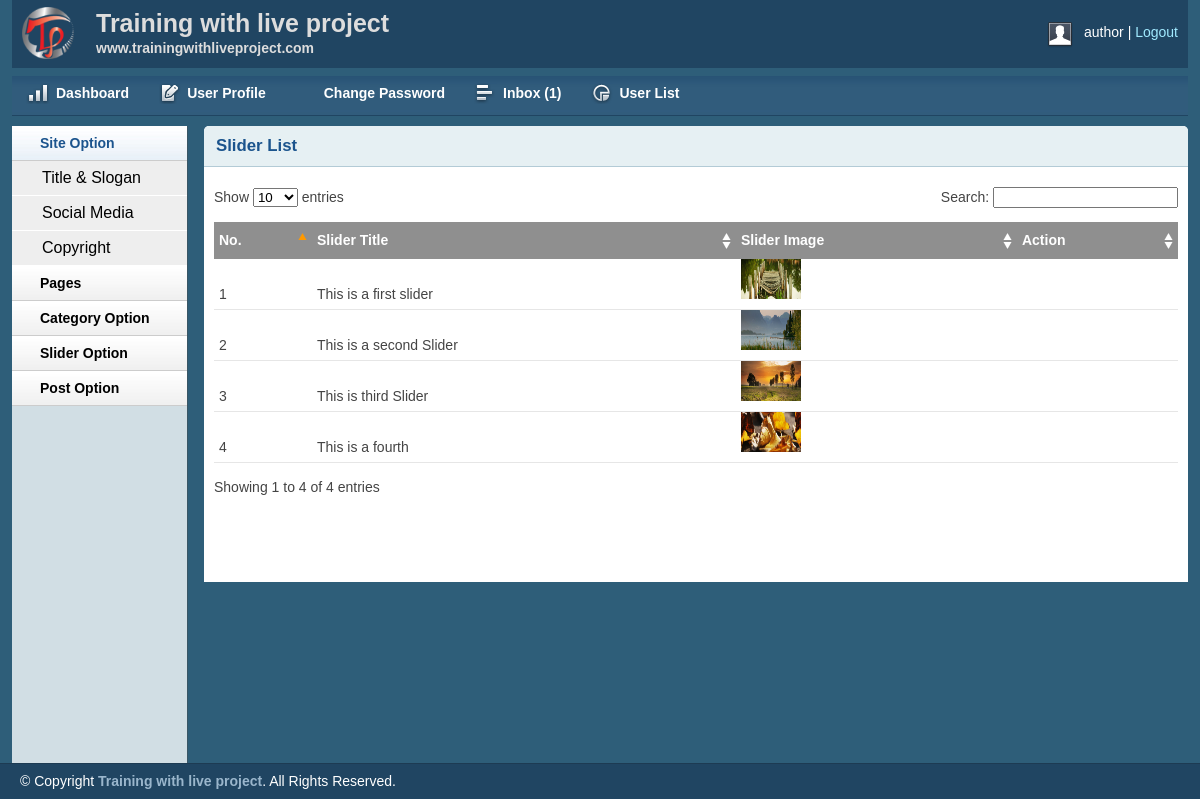
Screenshot of /admin/sliderlist.php (signed in) with the database file from the repository.
### tables this page shows
CREATE TABLE `tbl_slider` (
  `id` int(11) NOT NULL,
  `title` varchar(255) NOT NULL,
  `image` varchar(255) NOT NULL
);

### lib/Database.php (called while the page is built, shortened)
<?php
Class Database{
	public $host   = DB_HOST;
	public $user   = DB_USER;
	public $pass   = DB_PASS;
	public $dbname = DB_NAME;
	public $link;
	private function connectDB(){
	$this->link = new mysqli($this->host, $this->user, $this->pass, $this->dbname);
 }
	public function select($query){
		$result = $this->link->query($query) or die($this->link->error.__LINE__);
		if($result->num_rows > 0){
			return $result;
		} else {
			return false;
		}
	}
}

### admin/sliderlist.php (the view, shortened to what this page needs)
<?php include 'inc/header.php'; ?>
<?php include 'inc/sidebar.php'; ?>
<div class="grid_10">
<div class="box round first grid">
	<h2>Slider List</h2>
	<div class="block">
		<table class="data display datatable" id="example">
		<thead>
			<tr>
                <th>No.</th>
				<th>Slider Title</th>
				<th>Slider Image</th>
				<th>Action</th>
			</tr>
		</thead>
		<tbody>
        <?php
            $query = "SELECT * FROM tbl_slider";
                    $slider = $db->select($query);
                    if ($slider) {
                        $i= 0;
                        while ($result = $slider->fetch_assoc()) {
                            $i++;
        ?>
			<tr class="odd gradeX">
				<td><?php echo $i; ?></td>
				<td><?php echo $result['title'];?> </a></td>
				<td><img src="<?php echo $result['image'];?>" height="40px" width="60px"></td>
				<td>
                </td>
			</tr>
        <?php   } }?>
		</tbody>
	</table>
   </div>
</div>
</div>
<?php include 'inc/footer.php'; ?>

### admin/css/layout.css (style rules this page uses)
body { background: #fff none repeat scroll 0 0; color: #444; font-size: 14px; padding: 0; }
h1, h2, h3, h4, h5, h6 { line-height:1.2em; margin-bottom:.3em; }
h2 { margin-top:1em; }
.box { background:#fff; margin-bottom:20px; padding:10px 10px 10px 10px; margin-left:-8px; }
.box.grid { padding-bottom:40px; }
.box.round { -moz-border-radius: 5px 5px 0px 0px; -webkit-border-radius: 5px 5px 0px 0px; border-radius: 5px 5px 0px 0px; }
.box h2 { font-size:1.2em; font-weight:bold; color:#1B548D; background:#E6F0F3; margin:-10px -10px 0 -10px; padding:10px 12px; border-bottom:1px solid #B3CBD6; -moz-border-radius: 5px 5px 0px 0px; -webkit-border-radius: 5px 5px 0px 0px; border-radius: 5px 5px 0px 0px; }
.box.first { min-height: 406px; }
.block { padding-top:20px; }
.block { padding-bottom:1px; }
table.display { margin: 0 auto; clear: both; width: 100%; }
.sorting_asc { background: #8f8f8f url(../img/table/sort_asc.png) no-repeat center right; padding:8px 5px; text-align:left; color:#fff; }
.sorting { background:#8f8f8f url(../img/table/sort_both.png) no-repeat center right; padding:8px 5px; text-align:left; color:#fff; }
tr.odd { height: 30px; line-height: 30px; border-bottom:1px solid #e6e6e6; }
tr.even { height: 30px; line-height: 30px; border-bottom:1px solid #e6e6e6; }
tr.odd td, tr.even td { padding-left:5px; }

### rows the page displays
tbl_slider: title "This is a first slider", image (picture)
tbl_slider: title "This is a second Slider", image (picture)
tbl_slider: title "This is third Slider", image (picture)
tbl_slider: title "This is a fourth", image (picture)

### other values shown
Session::get('username') "author"
$count "1"
